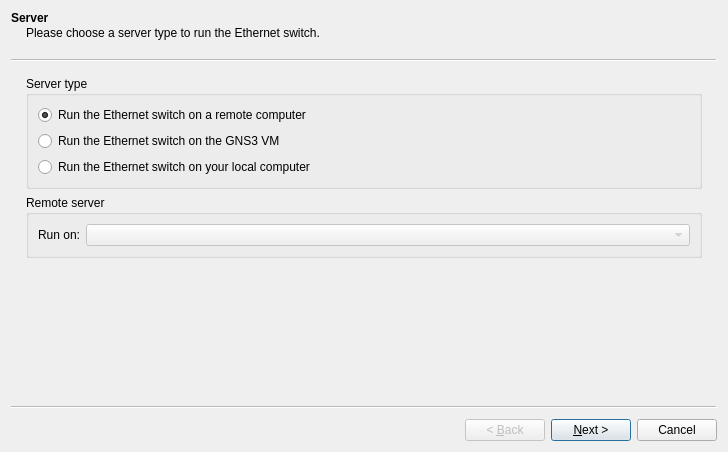
<?xml version="1.0" encoding="UTF-8"?>
<ui version="4.0">
 <class>EthernetSwitchWizard</class>
 <widget class="QWizard" name="EthernetSwitchWizard">
  <property name="geometry">
   <rect>
    <x>0</x>
    <y>0</y>
    <width>728</width>
    <height>452</height>
   </rect>
  </property>
  <property name="windowTitle">
   <string>New Ethernet switch template</string>
  </property>
  <property name="modal">
   <bool>true</bool>
  </property>
  <widget class="QWizardPage" name="uiServerWizardPage">
   <property name="title">
    <string>Server</string>
   </property>
   <property name="subTitle">
    <string>Please choose a server type to run the Ethernet switch.</string>
   </property>
   <layout class="QGridLayout" name="gridLayout_2">
    <item row="0" column="0">
     <widget class="QGroupBox" name="uiServerTypeGroupBox">
      <property name="title">
       <string>Server type</string>
      </property>
      <layout class="QVBoxLayout" name="verticalLayout">
       <item>
        <widget class="QRadioButton" name="uiRemoteRadioButton">
         <property name="text">
          <string>Run the Ethernet switch on a remote computer</string>
         </property>
         <property name="checked">
          <bool>true</bool>
         </property>
        </widget>
       </item>
       <item>
        <widget class="QRadioButton" name="uiVMRadioButton">
         <property name="text">
          <string>Run the Ethernet switch on the GNS3 VM</string>
         </property>
        </widget>
       </item>
       <item>
        <widget class="QRadioButton" name="uiLocalRadioButton">
         <property name="text">
          <string>Run the Ethernet switch on your local computer</string>
         </property>
        </widget>
       </item>
      </layout>
     </widget>
    </item>
    <item row="1" column="0">
     <widget class="QGroupBox" name="uiRemoteServersGroupBox">
      <property name="title">
       <string>Remote server</string>
      </property>
      <layout class="QGridLayout" name="gridLayout_7">
       <item row="0" column="0">
        <widget class="QLabel" name="uiRemoteServersLabel">
         <property name="text">
          <string>Run on:</string>
         </property>
        </widget>
       </item>
       <item row="0" column="1">
        <widget class="QComboBox" name="uiRemoteServersComboBox">
         <property name="enabled">
          <bool>false</bool>
         </property>
         <property name="sizePolicy">
          <sizepolicy hsizetype="Expanding" vsizetype="Fixed">
           <horstretch>0</horstretch>
           <verstretch>0</verstretch>
          </sizepolicy>
         </property>
        </widget>
       </item>
      </layout>
     </widget>
    </item>
   </layout>
  </widget>
  <widget class="QWizardPage" name="uiNameWizardPage">
   <property name="title">
    <string>Name</string>
   </property>
   <property name="subTitle">
    <string>Please choose a descriptive name for the new Ethernet switch.</string>
   </property>
   <layout class="QGridLayout" name="gridLayout">
    <item row="0" column="0">
     <widget class="QLabel" name="uiNameLabel">
      <property name="text">
       <string>Name:</string>
      </property>
     </widget>
    </item>
    <item row="1" column="0" colspan="2">
     <widget class="QLabel" name="uiPortsLabel">
      <property name="text">
       <string>Number of ports:</string>
      </property>
     </widget>
    </item>
    <item row="1" column="2">
     <widget class="QSpinBox" name="uiPortsSpinBox">
      <property name="sizePolicy">
       <sizepolicy hsizetype="Expanding" vsizetype="Fixed">
        <horstretch>0</horstretch>
        <verstretch>0</verstretch>
       </sizepolicy>
      </property>
      <property name="minimum">
       <number>0</number>
      </property>
      <property name="maximum">
       <number>65535</number>
      </property>
      <property name="value">
       <number>8</number>
      </property>
     </widget>
    </item>
    <item row="0" column="2">
     <widget class="QLineEdit" name="uiNameLineEdit"/>
    </item>
   </layout>
  </widget>
 </widget>
 <tabstops>
  <tabstop>uiNameLineEdit</tabstop>
 </tabstops>
 <resources/>
 <connections/>
</ui>
